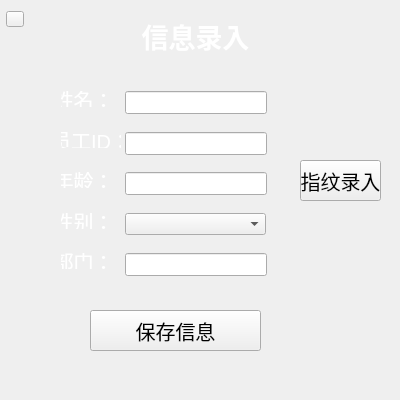
<?xml version="1.0" encoding="UTF-8"?>
<ui version="4.0">
 <class>Information</class>
 <widget class="QWidget" name="Information">
  <property name="geometry">
   <rect>
    <x>0</x>
    <y>0</y>
    <width>400</width>
    <height>400</height>
   </rect>
  </property>
  <property name="windowTitle">
   <string>Form</string>
  </property>
  <widget class="QLabel" name="label">
   <property name="geometry">
    <rect>
     <x>110</x>
     <y>10</y>
     <width>171</width>
     <height>51</height>
    </rect>
   </property>
   <property name="sizePolicy">
    <sizepolicy hsizetype="Expanding" vsizetype="Ignored">
     <horstretch>0</horstretch>
     <verstretch>0</verstretch>
    </sizepolicy>
   </property>
   <property name="font">
    <font>
     <pointsize>20</pointsize>
     <weight>75</weight>
     <bold>true</bold>
    </font>
   </property>
   <property name="styleSheet">
    <string notr="true">color: rgb(255, 255, 255);</string>
   </property>
   <property name="text">
    <string>信息录入</string>
   </property>
   <property name="alignment">
    <set>Qt::AlignCenter</set>
   </property>
  </widget>
  <widget class="QLabel" name="label_2">
   <property name="geometry">
    <rect>
     <x>61</x>
     <y>91</y>
     <width>45</width>
     <height>16</height>
    </rect>
   </property>
   <property name="sizePolicy">
    <sizepolicy hsizetype="Expanding" vsizetype="Expanding">
     <horstretch>0</horstretch>
     <verstretch>0</verstretch>
    </sizepolicy>
   </property>
   <property name="font">
    <font>
     <pointsize>15</pointsize>
    </font>
   </property>
   <property name="styleSheet">
    <string notr="true">color: rgb(255, 255, 255);</string>
   </property>
   <property name="text">
    <string>姓名：</string>
   </property>
   <property name="alignment">
    <set>Qt::AlignCenter</set>
   </property>
  </widget>
  <widget class="QLabel" name="label_3">
   <property name="geometry">
    <rect>
     <x>61</x>
     <y>132</y>
     <width>60</width>
     <height>16</height>
    </rect>
   </property>
   <property name="sizePolicy">
    <sizepolicy hsizetype="Expanding" vsizetype="Expanding">
     <horstretch>0</horstretch>
     <verstretch>0</verstretch>
    </sizepolicy>
   </property>
   <property name="font">
    <font>
     <pointsize>15</pointsize>
    </font>
   </property>
   <property name="styleSheet">
    <string notr="true">color: rgb(255, 255, 255);</string>
   </property>
   <property name="text">
    <string>员工ID：</string>
   </property>
   <property name="alignment">
    <set>Qt::AlignCenter</set>
   </property>
  </widget>
  <widget class="QLabel" name="label_4">
   <property name="geometry">
    <rect>
     <x>61</x>
     <y>253</y>
     <width>45</width>
     <height>16</height>
    </rect>
   </property>
   <property name="sizePolicy">
    <sizepolicy hsizetype="Expanding" vsizetype="Expanding">
     <horstretch>0</horstretch>
     <verstretch>0</verstretch>
    </sizepolicy>
   </property>
   <property name="font">
    <font>
     <pointsize>15</pointsize>
    </font>
   </property>
   <property name="styleSheet">
    <string notr="true">color: rgb(255, 255, 255);</string>
   </property>
   <property name="text">
    <string>部门：</string>
   </property>
   <property name="alignment">
    <set>Qt::AlignCenter</set>
   </property>
  </widget>
  <widget class="QPushButton" name="pushButton_back">
   <property name="geometry">
    <rect>
     <x>6</x>
     <y>11</y>
     <width>18</width>
     <height>16</height>
    </rect>
   </property>
   <property name="styleSheet">
    <string notr="true">border-image: url(:/Image/s.png);</string>
   </property>
   <property name="text">
    <string/>
   </property>
  </widget>
  <widget class="QLineEdit" name="lineEdit_name">
   <property name="geometry">
    <rect>
     <x>125</x>
     <y>91</y>
     <width>142</width>
     <height>23</height>
    </rect>
   </property>
   <property name="sizePolicy">
    <sizepolicy hsizetype="Expanding" vsizetype="Expanding">
     <horstretch>0</horstretch>
     <verstretch>0</verstretch>
    </sizepolicy>
   </property>
   <property name="font">
    <font>
     <pointsize>15</pointsize>
    </font>
   </property>
  </widget>
  <widget class="QLineEdit" name="lineEdit_id">
   <property name="geometry">
    <rect>
     <x>125</x>
     <y>132</y>
     <width>142</width>
     <height>23</height>
    </rect>
   </property>
   <property name="sizePolicy">
    <sizepolicy hsizetype="Expanding" vsizetype="Expanding">
     <horstretch>0</horstretch>
     <verstretch>0</verstretch>
    </sizepolicy>
   </property>
   <property name="font">
    <font>
     <pointsize>15</pointsize>
    </font>
   </property>
  </widget>
  <widget class="QLineEdit" name="lineEdit_dep">
   <property name="geometry">
    <rect>
     <x>125</x>
     <y>253</y>
     <width>142</width>
     <height>23</height>
    </rect>
   </property>
   <property name="sizePolicy">
    <sizepolicy hsizetype="Expanding" vsizetype="Expanding">
     <horstretch>0</horstretch>
     <verstretch>0</verstretch>
    </sizepolicy>
   </property>
   <property name="font">
    <font>
     <pointsize>15</pointsize>
    </font>
   </property>
  </widget>
  <widget class="QPushButton" name="pushButton">
   <property name="geometry">
    <rect>
     <x>300</x>
     <y>160</y>
     <width>81</width>
     <height>41</height>
    </rect>
   </property>
   <property name="sizePolicy">
    <sizepolicy hsizetype="Expanding" vsizetype="Expanding">
     <horstretch>0</horstretch>
     <verstretch>0</verstretch>
    </sizepolicy>
   </property>
   <property name="font">
    <font>
     <pointsize>15</pointsize>
    </font>
   </property>
   <property name="text">
    <string>指纹录入</string>
   </property>
  </widget>
  <widget class="QLabel" name="label_5">
   <property name="geometry">
    <rect>
     <x>61</x>
     <y>213</y>
     <width>45</width>
     <height>16</height>
    </rect>
   </property>
   <property name="sizePolicy">
    <sizepolicy hsizetype="Expanding" vsizetype="Expanding">
     <horstretch>0</horstretch>
     <verstretch>0</verstretch>
    </sizepolicy>
   </property>
   <property name="font">
    <font>
     <pointsize>15</pointsize>
    </font>
   </property>
   <property name="styleSheet">
    <string notr="true">color: rgb(255, 255, 255);</string>
   </property>
   <property name="text">
    <string>性别：</string>
   </property>
   <property name="alignment">
    <set>Qt::AlignCenter</set>
   </property>
  </widget>
  <widget class="QComboBox" name="comboBox">
   <property name="geometry">
    <rect>
     <x>125</x>
     <y>213</y>
     <width>141</width>
     <height>22</height>
    </rect>
   </property>
   <property name="sizePolicy">
    <sizepolicy hsizetype="Expanding" vsizetype="Expanding">
     <horstretch>0</horstretch>
     <verstretch>0</verstretch>
    </sizepolicy>
   </property>
  </widget>
  <widget class="QLabel" name="label_6">
   <property name="geometry">
    <rect>
     <x>-10</x>
     <y>-22</y>
     <width>431</width>
     <height>431</height>
    </rect>
   </property>
   <property name="styleSheet">
    <string notr="true">border-image: url(:/Image/r.png);</string>
   </property>
   <property name="text">
    <string/>
   </property>
  </widget>
  <widget class="QLabel" name="label_7">
   <property name="geometry">
    <rect>
     <x>61</x>
     <y>172</y>
     <width>45</width>
     <height>16</height>
    </rect>
   </property>
   <property name="sizePolicy">
    <sizepolicy hsizetype="Expanding" vsizetype="Expanding">
     <horstretch>0</horstretch>
     <verstretch>0</verstretch>
    </sizepolicy>
   </property>
   <property name="font">
    <font>
     <pointsize>15</pointsize>
    </font>
   </property>
   <property name="styleSheet">
    <string notr="true">color: rgb(255, 255, 255);</string>
   </property>
   <property name="text">
    <string>年龄：</string>
   </property>
   <property name="alignment">
    <set>Qt::AlignCenter</set>
   </property>
  </widget>
  <widget class="QLineEdit" name="lineEdit_age">
   <property name="geometry">
    <rect>
     <x>125</x>
     <y>172</y>
     <width>142</width>
     <height>23</height>
    </rect>
   </property>
   <property name="sizePolicy">
    <sizepolicy hsizetype="Expanding" vsizetype="Expanding">
     <horstretch>0</horstretch>
     <verstretch>0</verstretch>
    </sizepolicy>
   </property>
   <property name="font">
    <font>
     <pointsize>15</pointsize>
    </font>
   </property>
  </widget>
  <widget class="QPushButton" name="pushButton_2">
   <property name="geometry">
    <rect>
     <x>90</x>
     <y>310</y>
     <width>171</width>
     <height>41</height>
    </rect>
   </property>
   <property name="font">
    <font>
     <pointsize>15</pointsize>
    </font>
   </property>
   <property name="text">
    <string>保存信息</string>
   </property>
  </widget>
  <zorder>label_6</zorder>
  <zorder>lineEdit_age</zorder>
  <zorder>label_4</zorder>
  <zorder>label_5</zorder>
  <zorder>label_7</zorder>
  <zorder>label_3</zorder>
  <zorder>lineEdit_id</zorder>
  <zorder>label_2</zorder>
  <zorder>lineEdit_dep</zorder>
  <zorder>comboBox</zorder>
  <zorder>lineEdit_name</zorder>
  <zorder>label</zorder>
  <zorder>pushButton_back</zorder>
  <zorder>pushButton</zorder>
  <zorder>pushButton_2</zorder>
 </widget>
 <resources/>
 <connections/>
</ui>
